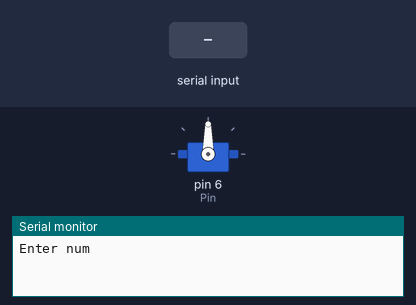
Simulated run of this sketch. Board: Arduino Uno, built with avr-gcc and run on an emulated ATmega328P. Parts: servo, the last lines printed to the serial monitor. The test bench sets the inputs (shaded band).

Above: at 1.2 s.
1.3 s: "90,45\n" received over Serial
At 1.45 s:
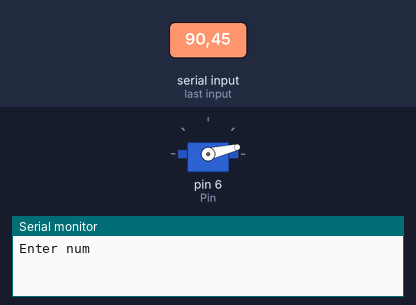
At 12.8 s:
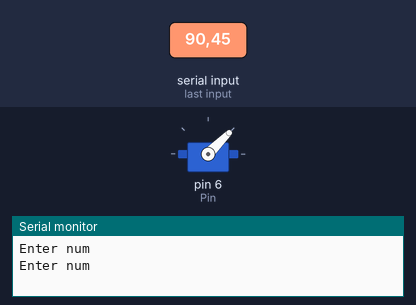
Timing chart, 0 to 16.3 s (numbered marks = the images above; inputs shaded):
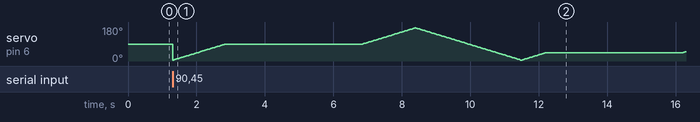

The sketch:

serv.ino
```cpp
#include <Servo.h>
Servo obj;
int Pin=6;
int place =0;
int user=0;
void setup() {
  // put your setup code here, to run once:
Serial.begin(115200);
obj.attach(Pin);

}

void loop() {
  // put your main code here, to run repeatedly:
  Serial.println("Enter num");
  while(Serial.available()==0){}
  user=Serial.parseInt();
  for(place=5;place<=175;place++){
  obj.write(place);
  if(user==place)
  {
    delay(4000);
    }
 delay(18);
  }


  for(place=175;place>=5;place--)
  {
    obj.write(place);
    delay(18);

  }

}
```
